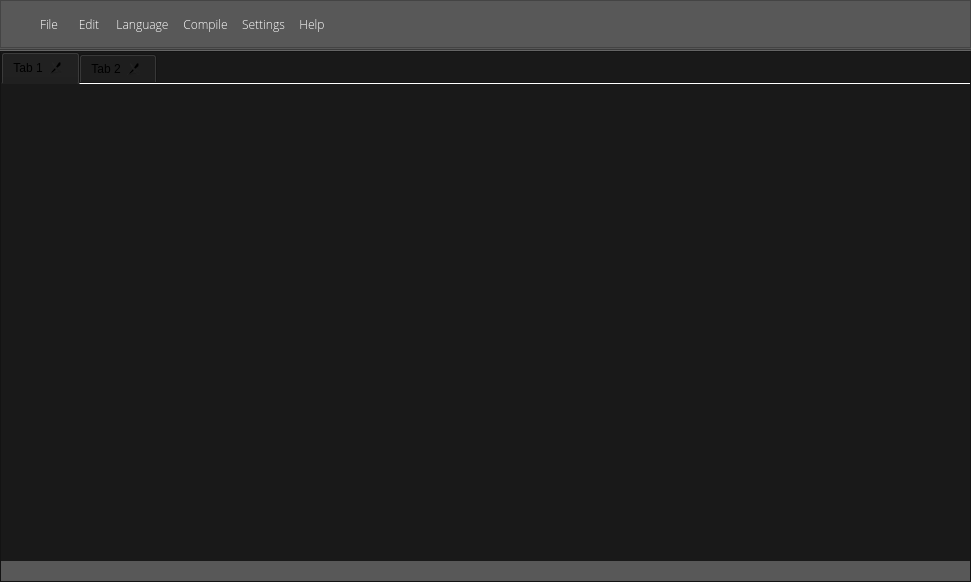
<?xml version="1.0" encoding="UTF-8"?>
<ui version="4.0">
 <class>titanium</class>
 <widget class="QMainWindow" name="titanium">
  <property name="geometry">
   <rect>
    <x>0</x>
    <y>0</y>
    <width>971</width>
    <height>582</height>
   </rect>
  </property>
  <property name="minimumSize">
   <size>
    <width>400</width>
    <height>300</height>
   </size>
  </property>
  <property name="windowTitle">
   <string>TitaniumIDE</string>
  </property>
  <property name="styleSheet">
   <string notr="true">background-color: rgb(25, 25, 25);</string>
  </property>
  <property name="documentMode">
   <bool>true</bool>
  </property>
  <property name="tabShape">
   <enum>QTabWidget::Rounded</enum>
  </property>
  <widget class="QWidget" name="centralWidget">
   <layout class="QVBoxLayout" name="verticalLayout_2">
    <property name="spacing">
     <number>0</number>
    </property>
    <property name="leftMargin">
     <number>0</number>
    </property>
    <property name="topMargin">
     <number>0</number>
    </property>
    <property name="rightMargin">
     <number>0</number>
    </property>
    <property name="bottomMargin">
     <number>0</number>
    </property>
    <item>
     <widget class="QFrame" name="frame">
      <property name="sizePolicy">
       <sizepolicy hsizetype="Preferred" vsizetype="Fixed">
        <horstretch>0</horstretch>
        <verstretch>0</verstretch>
       </sizepolicy>
      </property>
      <property name="minimumSize">
       <size>
        <width>0</width>
        <height>25</height>
       </size>
      </property>
      <property name="maximumSize">
       <size>
        <width>16777215</width>
        <height>16777215</height>
       </size>
      </property>
      <property name="styleSheet">
       <string notr="true">background-color:rgb(88, 88, 88);
</string>
      </property>
      <property name="frameShape">
       <enum>QFrame::NoFrame</enum>
      </property>
      <property name="frameShadow">
       <enum>QFrame::Plain</enum>
      </property>
      <property name="lineWidth">
       <number>0</number>
      </property>
      <layout class="QVBoxLayout" name="verticalLayout">
       <property name="spacing">
        <number>0</number>
       </property>
       <property name="leftMargin">
        <number>0</number>
       </property>
       <property name="topMargin">
        <number>0</number>
       </property>
       <property name="rightMargin">
        <number>0</number>
       </property>
       <property name="bottomMargin">
        <number>0</number>
       </property>
       <item>
        <widget class="QFrame" name="frame_4">
         <property name="minimumSize">
          <size>
           <width>0</width>
           <height>0</height>
          </size>
         </property>
         <property name="maximumSize">
          <size>
           <width>16777215</width>
           <height>16777215</height>
          </size>
         </property>
         <property name="styleSheet">
          <string notr="true"/>
         </property>
         <property name="frameShape">
          <enum>QFrame::StyledPanel</enum>
         </property>
         <property name="frameShadow">
          <enum>QFrame::Raised</enum>
         </property>
         <layout class="QHBoxLayout" name="horizontalLayout">
          <property name="spacing">
           <number>0</number>
          </property>
          <item>
           <widget class="QLabel" name="label">
            <property name="maximumSize">
             <size>
              <width>16</width>
              <height>16</height>
             </size>
            </property>
            <property name="styleSheet">
             <string notr="true">border:none;</string>
            </property>
            <property name="text">
             <string/>
            </property>
            <property name="pixmap">
             <pixmap>../../TiOrange.png</pixmap>
            </property>
            <property name="scaledContents">
             <bool>true</bool>
            </property>
           </widget>
          </item>
          <item>
           <spacer name="horizontalSpacer_2">
            <property name="orientation">
             <enum>Qt::Horizontal</enum>
            </property>
            <property name="sizeType">
             <enum>QSizePolicy::Fixed</enum>
            </property>
            <property name="sizeHint" stdset="0">
             <size>
              <width>10</width>
              <height>20</height>
             </size>
            </property>
           </spacer>
          </item>
          <item>
           <widget class="QToolButton" name="fileButton">
            <property name="enabled">
             <bool>true</bool>
            </property>
            <property name="minimumSize">
             <size>
              <width>40</width>
              <height>20</height>
             </size>
            </property>
            <property name="font">
             <font>
              <family>Open Sans Light</family>
              <pointsize>9</pointsize>
              <weight>50</weight>
              <italic>false</italic>
              <bold>false</bold>
              <strikeout>false</strikeout>
              <stylestrategy>PreferDefault</stylestrategy>
              <kerning>true</kerning>
             </font>
            </property>
            <property name="focusPolicy">
             <enum>Qt::NoFocus</enum>
            </property>
            <property name="contextMenuPolicy">
             <enum>Qt::NoContextMenu</enum>
            </property>
            <property name="styleSheet">
             <string notr="true">#fileButton
{
   background-color:none;
   color:white;
}
#fileButton:hover
{
   background-color:rgb(77, 77, 77);
   color:white;
   border: 0.5px solid rgb(38, 38, 38);
   border-top-right-radius: 3px;
   border-top-left-radius: 3px;
   border-bottom-right-radius: 3px;
   border-bottom-left-radius: 3px;
}
#fileButton:pressed
{
   background-color:rgb(55, 55, 55);
   color:white;
   border: 0.5px solid rgb(38, 38, 38);
   border-top-right-radius: 3px;
   border-top-left-radius: 3px;
   border-bottom-right-radius: 3px;
   border-bottom-left-radius: 3px;
}
</string>
            </property>
            <property name="text">
             <string>File</string>
            </property>
            <property name="checkable">
             <bool>false</bool>
            </property>
            <property name="popupMode">
             <enum>QToolButton::DelayedPopup</enum>
            </property>
            <property name="autoRaise">
             <bool>true</bool>
            </property>
           </widget>
          </item>
          <item>
           <widget class="QToolButton" name="editButton">
            <property name="enabled">
             <bool>true</bool>
            </property>
            <property name="minimumSize">
             <size>
              <width>40</width>
              <height>20</height>
             </size>
            </property>
            <property name="font">
             <font>
              <family>Open Sans Light</family>
              <pointsize>9</pointsize>
              <weight>50</weight>
              <italic>false</italic>
              <bold>false</bold>
              <strikeout>false</strikeout>
              <stylestrategy>PreferDefault</stylestrategy>
              <kerning>true</kerning>
             </font>
            </property>
            <property name="focusPolicy">
             <enum>Qt::NoFocus</enum>
            </property>
            <property name="contextMenuPolicy">
             <enum>Qt::NoContextMenu</enum>
            </property>
            <property name="styleSheet">
             <string notr="true">#editButton {
   background-color:none;
   color:white;
}
#editButton:hover
{
   background-color:rgb(77, 77, 77);
   color:white;
   border: 0.5px solid rgb(38, 38, 38);
   border-top-right-radius: 3px;
   border-top-left-radius: 3px;
   border-bottom-right-radius: 3px;
   border-bottom-left-radius: 3px;
}
#editButton:pressed
{
   background-color:rgb(55, 55, 55);
   color:white;
   border: 0.5px solid rgb(38, 38, 38);
   border-top-right-radius: 3px;
   border-top-left-radius: 3px;
   border-bottom-right-radius: 3px;
   border-bottom-left-radius: 3px;
}
</string>
            </property>
            <property name="text">
             <string>Edit</string>
            </property>
            <property name="checkable">
             <bool>false</bool>
            </property>
            <property name="popupMode">
             <enum>QToolButton::DelayedPopup</enum>
            </property>
            <property name="autoRaise">
             <bool>true</bool>
            </property>
           </widget>
          </item>
          <item>
           <widget class="QToolButton" name="languageButton">
            <property name="enabled">
             <bool>true</bool>
            </property>
            <property name="minimumSize">
             <size>
              <width>40</width>
              <height>20</height>
             </size>
            </property>
            <property name="font">
             <font>
              <family>Open Sans Light</family>
              <pointsize>9</pointsize>
              <weight>50</weight>
              <italic>false</italic>
              <bold>false</bold>
              <strikeout>false</strikeout>
              <stylestrategy>PreferDefault</stylestrategy>
              <kerning>true</kerning>
             </font>
            </property>
            <property name="focusPolicy">
             <enum>Qt::NoFocus</enum>
            </property>
            <property name="contextMenuPolicy">
             <enum>Qt::NoContextMenu</enum>
            </property>
            <property name="styleSheet">
             <string notr="true">#languageButton {
   background-color:none;
   color:white;
}
#languageButton:hover
{
   background-color:rgb(77, 77, 77);
   color:white;
   border: 0.5px solid rgb(38, 38, 38);
   border-top-right-radius: 3px;
   border-top-left-radius: 3px;
   border-bottom-right-radius: 3px;
   border-bottom-left-radius: 3px;
}
#languageButton:pressed
{
   background-color:rgb(55, 55, 55);
   color:white;
   border: 0.5px solid rgb(38, 38, 38);
   border-top-right-radius: 3px;
   border-top-left-radius: 3px;
   border-bottom-right-radius: 3px;
   border-bottom-left-radius: 3px;
}
</string>
            </property>
            <property name="text">
             <string>Language</string>
            </property>
            <property name="checkable">
             <bool>false</bool>
            </property>
            <property name="popupMode">
             <enum>QToolButton::DelayedPopup</enum>
            </property>
            <property name="autoRaise">
             <bool>true</bool>
            </property>
           </widget>
          </item>
          <item>
           <widget class="QToolButton" name="compileButton">
            <property name="enabled">
             <bool>true</bool>
            </property>
            <property name="minimumSize">
             <size>
              <width>40</width>
              <height>20</height>
             </size>
            </property>
            <property name="font">
             <font>
              <family>Open Sans Light</family>
              <pointsize>9</pointsize>
              <weight>50</weight>
              <italic>false</italic>
              <bold>false</bold>
              <strikeout>false</strikeout>
              <stylestrategy>PreferDefault</stylestrategy>
              <kerning>true</kerning>
             </font>
            </property>
            <property name="focusPolicy">
             <enum>Qt::NoFocus</enum>
            </property>
            <property name="contextMenuPolicy">
             <enum>Qt::NoContextMenu</enum>
            </property>
            <property name="styleSheet">
             <string notr="true">#compileButton {
   background-color:none;
   color:white;
}
#compileButton:hover
{
   background-color:rgb(77, 77, 77);
   color:white;
   border: 0.5px solid rgb(38, 38, 38);
   border-top-right-radius: 3px;
   border-top-left-radius: 3px;
   border-bottom-right-radius: 3px;
   border-bottom-left-radius: 3px;
}
#compileButton:pressed
{
   background-color:rgb(55, 55, 55);
   color:white;
   border: 0.5px solid rgb(38, 38, 38);
   border-top-right-radius: 3px;
   border-top-left-radius: 3px;
   border-bottom-right-radius: 3px;
   border-bottom-left-radius: 3px;
}
</string>
            </property>
            <property name="text">
             <string>Compile</string>
            </property>
            <property name="checkable">
             <bool>false</bool>
            </property>
            <property name="popupMode">
             <enum>QToolButton::DelayedPopup</enum>
            </property>
            <property name="autoRaise">
             <bool>true</bool>
            </property>
           </widget>
          </item>
          <item>
           <widget class="QToolButton" name="settingsButton">
            <property name="enabled">
             <bool>true</bool>
            </property>
            <property name="minimumSize">
             <size>
              <width>40</width>
              <height>20</height>
             </size>
            </property>
            <property name="font">
             <font>
              <family>Open Sans Light</family>
              <pointsize>9</pointsize>
              <weight>50</weight>
              <italic>false</italic>
              <bold>false</bold>
              <strikeout>false</strikeout>
              <stylestrategy>PreferDefault</stylestrategy>
              <kerning>true</kerning>
             </font>
            </property>
            <property name="focusPolicy">
             <enum>Qt::NoFocus</enum>
            </property>
            <property name="contextMenuPolicy">
             <enum>Qt::NoContextMenu</enum>
            </property>
            <property name="styleSheet">
             <string notr="true">#settingsButton {
   background-color:none;
   color:white;
}
#settingsButton:hover
{
   background-color:rgb(77, 77, 77);
   color:white;
   border: 0.5px solid rgb(38, 38, 38);
   border-top-right-radius: 3px;
   border-top-left-radius: 3px;
   border-bottom-right-radius: 3px;
   border-bottom-left-radius: 3px;
}
#settingsButton:pressed
{
   background-color:rgb(55, 55, 55);
   color:white;
   border: 0.5px solid rgb(38, 38, 38);
   border-top-right-radius: 3px;
   border-top-left-radius: 3px;
   border-bottom-right-radius: 3px;
   border-bottom-left-radius: 3px;
}
</string>
            </property>
            <property name="text">
             <string>Settings</string>
            </property>
            <property name="checkable">
             <bool>false</bool>
            </property>
            <property name="popupMode">
             <enum>QToolButton::DelayedPopup</enum>
            </property>
            <property name="autoRaise">
             <bool>true</bool>
            </property>
           </widget>
          </item>
          <item>
           <widget class="QToolButton" name="helpButton">
            <property name="enabled">
             <bool>true</bool>
            </property>
            <property name="minimumSize">
             <size>
              <width>40</width>
              <height>20</height>
             </size>
            </property>
            <property name="font">
             <font>
              <family>Open Sans Light</family>
              <pointsize>9</pointsize>
              <weight>50</weight>
              <italic>false</italic>
              <bold>false</bold>
              <strikeout>false</strikeout>
              <stylestrategy>PreferDefault</stylestrategy>
              <kerning>true</kerning>
             </font>
            </property>
            <property name="focusPolicy">
             <enum>Qt::NoFocus</enum>
            </property>
            <property name="contextMenuPolicy">
             <enum>Qt::NoContextMenu</enum>
            </property>
            <property name="styleSheet">
             <string notr="true">#helpButton {
   background-color:none;
   color:white;
}
#helpButton:hover
{
   background-color:rgb(77, 77, 77);
   color:white;
   border: 0.5px solid rgb(38, 38, 38);
   border-top-right-radius: 3px;
   border-top-left-radius: 3px;
   border-bottom-right-radius: 3px;
   border-bottom-left-radius: 3px;
}
#helpButton:pressed
{
   background-color:rgb(55, 55, 55);
   color:white;
   border: 0.5px solid rgb(38, 38, 38);
   border-top-right-radius: 3px;
   border-top-left-radius: 3px;
   border-bottom-right-radius: 3px;
   border-bottom-left-radius: 3px;
}
</string>
            </property>
            <property name="text">
             <string>Help</string>
            </property>
            <property name="checkable">
             <bool>false</bool>
            </property>
            <property name="popupMode">
             <enum>QToolButton::DelayedPopup</enum>
            </property>
            <property name="autoRaise">
             <bool>true</bool>
            </property>
           </widget>
          </item>
          <item>
           <spacer name="horizontalSpacer">
            <property name="orientation">
             <enum>Qt::Horizontal</enum>
            </property>
            <property name="sizeHint" stdset="0">
             <size>
              <width>30</width>
              <height>20</height>
             </size>
            </property>
           </spacer>
          </item>
         </layout>
        </widget>
       </item>
       <item>
        <widget class="Line" name="line">
         <property name="styleSheet">
          <string notr="true">margin-bottom:-2.51</string>
         </property>
         <property name="orientation">
          <enum>Qt::Horizontal</enum>
         </property>
        </widget>
       </item>
      </layout>
     </widget>
    </item>
    <item>
     <widget class="QFrame" name="frame_2">
      <property name="frameShape">
       <enum>QFrame::StyledPanel</enum>
      </property>
      <property name="frameShadow">
       <enum>QFrame::Raised</enum>
      </property>
      <layout class="QGridLayout" name="gridLayout">
       <property name="leftMargin">
        <number>0</number>
       </property>
       <property name="topMargin">
        <number>0</number>
       </property>
       <property name="rightMargin">
        <number>0</number>
       </property>
       <property name="bottomMargin">
        <number>0</number>
       </property>
       <property name="spacing">
        <number>0</number>
       </property>
       <item row="1" column="0">
        <widget class="QFrame" name="frame_3">
         <property name="minimumSize">
          <size>
           <width>0</width>
           <height>20</height>
          </size>
         </property>
         <property name="styleSheet">
          <string notr="true">background-color:rgb(88, 88, 88);</string>
         </property>
         <property name="frameShape">
          <enum>QFrame::NoFrame</enum>
         </property>
         <property name="frameShadow">
          <enum>QFrame::Sunken</enum>
         </property>
        </widget>
       </item>
       <item row="0" column="0">
        <widget class="QTabWidget" name="tabWidget">
         <property name="focusPolicy">
          <enum>Qt::StrongFocus</enum>
         </property>
         <property name="styleSheet">
          <string notr="true">border:none;</string>
         </property>
         <property name="currentIndex">
          <number>0</number>
         </property>
         <property name="elideMode">
          <enum>Qt::ElideLeft</enum>
         </property>
         <property name="documentMode">
          <bool>true</bool>
         </property>
         <property name="tabsClosable">
          <bool>true</bool>
         </property>
         <property name="movable">
          <bool>true</bool>
         </property>
         <property name="tabBarAutoHide">
          <bool>false</bool>
         </property>
         <widget class="QWidget" name="tab">
          <property name="styleSheet">
           <string notr="true">border:none;</string>
          </property>
          <attribute name="title">
           <string>Tab 1</string>
          </attribute>
          <layout class="QVBoxLayout" name="verticalLayout_3">
           <item>
            <widget class="QTextEdit" name="textEdit">
             <property name="font">
              <font>
               <family>Open Sans</family>
               <pointsize>9</pointsize>
              </font>
             </property>
             <property name="styleSheet">
              <string notr="true">color:white;</string>
             </property>
             <property name="frameShape">
              <enum>QFrame::NoFrame</enum>
             </property>
             <property name="frameShadow">
              <enum>QFrame::Plain</enum>
             </property>
            </widget>
           </item>
          </layout>
         </widget>
         <widget class="QWidget" name="tab_2">
          <attribute name="title">
           <string>Tab 2</string>
          </attribute>
         </widget>
        </widget>
       </item>
      </layout>
     </widget>
    </item>
   </layout>
  </widget>
 </widget>
 <layoutdefault spacing="6" margin="11"/>
 <resources/>
 <connections/>
</ui>
